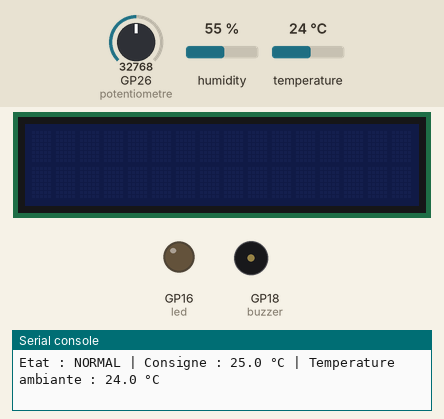
Recording of a program running on a simulated Raspberry Pi Pico running MicroPython. Shown: 16×2 character LCD, output pins drawn as LEDs (lit = HIGH), buzzer (waves = sounding), the last lines printed to the serial console. Inputs (shaded band) come from the test bench; at power-on: temperature 24 °C, GP26 (potentiometre) = 32768, humidity 55 % (analog values on the 0–65535 scale). Library files of the repository ran but are not shown: dht20.py, lcd1602.py.

Above: at 1.3 s.
1.4 s: temperature set to 25.4 °C
At 3.64 s:
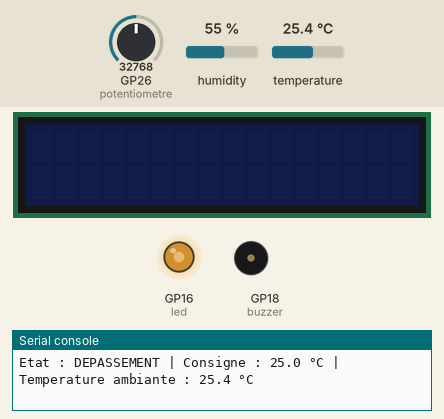
4.6 s: GP26 (potentiometre) set to 25200
6.7 s: GP26 (potentiometre) set to 23360
At 7.67 s:
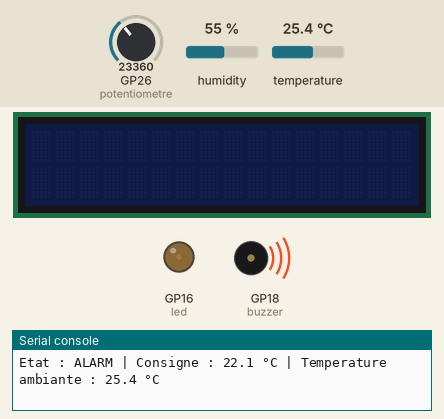
9.7 s: temperature set to 24.6 °C
At 10.7 s:
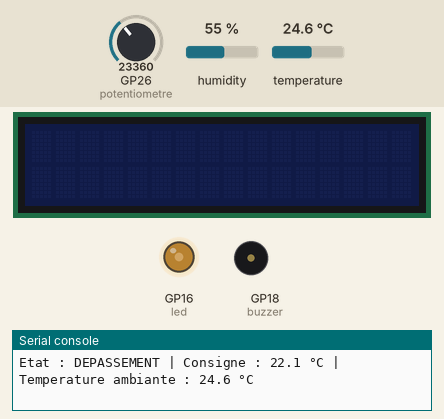
12.0 s: humidity set to 22 %
14.7 s: GP26 (potentiometre) set to 32767
At 16.4 s:
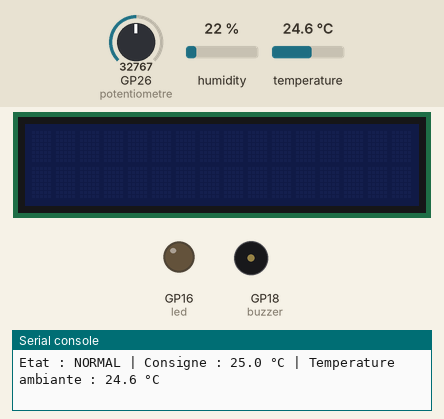
Timing chart, 0 to 17.8 s (numbered marks = the images above; inputs shaded):
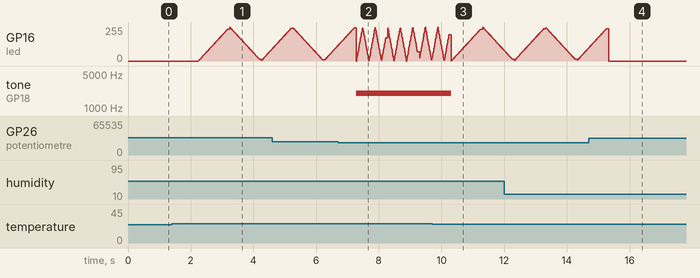

Measured:
- the behaviour switches between 24.9 and 25 °C on temperature (found by bisection; images 0 and 1)
- the behaviour switches between 24256 and 24240 on GP26 (potentiometre) (found by bisection; images 1 and 2)
- the behaviour switches between 25.2 and 25.1 °C on temperature (found by bisection; images 2 and 3)
- after the input at 6.7 s, tone on GP18 (buzzer): silent → 2000 Hz after 0.58 s
- after the input at 9.7 s, tone on GP18 (buzzer): 2000 Hz → silent after 0.61 s

The program:

thermostat.py
```python
from machine import ADC, I2C, Pin, PWM
from time import ticks_ms, ticks_diff, sleep_ms
from dht20 import DHT20
from lcd1602 import LCD1602


potentiometre = ADC(Pin(26))
led = PWM(Pin(16))
led.freq(1000)
led.duty_u16(0)

buzzer = PWM(Pin(18))
buzzer.freq(2000)
buzzer.duty_u16(0)

i2c = I2C(0, sda=Pin(8), scl=Pin(9), freq=100_000)
capteur = DHT20(0x38, i2c)

i2c_lcd = I2C(1, sda=Pin(6), scl=Pin(7), freq=400_000)
lcd = LCD1602(i2c_lcd, 2, 16)
lcd.clear()

etat = "NORMAL"
etat_precedent = None
periode_led = 0
derniere_mesure = None
phase_led = 0
dernier_calcul_led = ticks_ms()

try:
    while True:
        maintenant = ticks_ms()

        if derniere_mesure is None or ticks_diff(maintenant, derniere_mesure) >= 1000:
            derniere_mesure = maintenant

            valeur = potentiometre.read_u16()
            consigne = 15 + (valeur / 65535) * 20
            ligne_consigne = "Set: {:.1f} C".format(consigne)
            mesures = capteur.measurements

            if mesures["crc_ok"]:
                temperature = mesures["t"]
                ligne_temperature = "Ambient: {:.1f} C".format(temperature)

                if temperature > consigne + 3:
                    etat = "ALARM"
                    periode_led = 400
                    ligne_consigne = "Set: {:.1f} ALARM".format(consigne)
                elif temperature > consigne:
                    etat = "DEPASSEMENT"
                    periode_led = 2000
                else:
                    etat = "NORMAL"
                    periode_led = 0

                print("Etat :", etat,
                      "| Consigne :", round(consigne, 1), "°C",
                      "| Temperature ambiante :", round(temperature, 1), "°C")

            else:

                etat = "ERREUR"
                periode_led = 0
                ligne_temperature = "Erreur capteur"
                print("Mesure invalide, nouvel essai au prochain tour.")

            lcd.setCursor(0, 0)
            lcd.print((ligne_consigne + " " * 16)[:16])
            lcd.setCursor(0, 1)
            lcd.print((ligne_temperature + " " * 16)[:16])

        maintenant = ticks_ms()

        if etat != etat_precedent:
            led.duty_u16(0)
            buzzer.duty_u16(32768 if etat == "ALARM" else 0)
            phase_led = 0
            dernier_calcul_led = maintenant
            etat_precedent = etat

        if periode_led > 0:
            # Avancer dans le cycle sans attendre la fin du battement.
            ecoule = ticks_diff(maintenant, dernier_calcul_led)
            phase_led = (phase_led + ecoule) % periode_led
            demi_periode = periode_led // 2

            # Monter puis descendre progressivement la commande lumineuse.
            if phase_led <= demi_periode:
                luminosite = phase_led * 65535 // demi_periode
            else:
                luminosite = (periode_led - phase_led) * 65535 // demi_periode

            led.duty_u16(luminosite)

        dernier_calcul_led = maintenant

        sleep_ms(10)
finally:
    buzzer.duty_u16(0)
    led.duty_u16(0)
    led.deinit()
```
